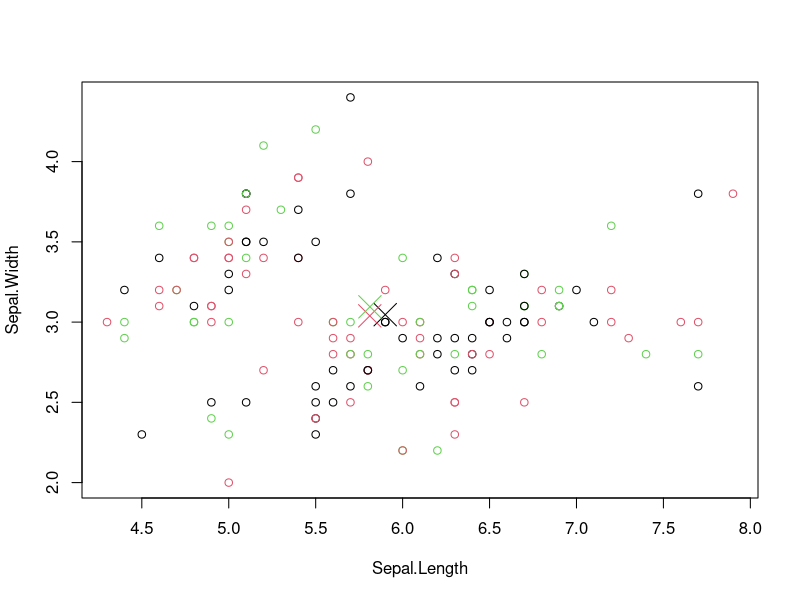

Write the R code that produced this figure.
hw_kmeans_ani <- function(x, k, colx, coly) {
  
  #Assign points to cluster at random
  cluster <- sample(1:k,nrow(x),replace = TRUE)
  x$cluster <- cluster
  splitx <- split(x, x$cluster)
  
  #(DEPRECATED) pick a point from each cluster to be the initial centroid
  #for (d in splitx){
    #centroids <- rbind(centroids,d[sample(nrow(d), 1),])
  #}
  
  #set initial centroids as means of clusters
  dimensions <- ncol(x)-1
  centroids <- x[0,]
  columnNames <- colnames(centroids)
  for (c in 1:k) {
    clusterCentroids <- c()
    for (d in 1:dimensions) {
      cluster <- data.frame(splitx[c])
      clusterCentroids <- append(clusterCentroids,mean(cluster[,d]))
    }
    clusterCentroids <- append(clusterCentroids,c)
    centroids <-rbind(centroids,clusterCentroids)
  }
  colnames(centroids) <- columnNames
  
  #plot intial clusters and centroids
  plot(x[c(colx,coly)],col=x$cluster)
  points(centroids[c(colx,coly)],col=1:k,pch=4, cex=3)
  
}


#iris
newiris <- iris
newiris$Species <- NULL
#newiris

first="Sepal.Length"
second="Sepal.Width"

hw_kmeans_ani(newiris,3, first, second)
